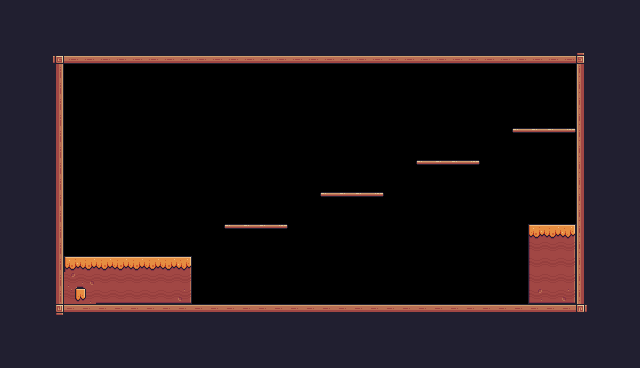

A 2D game scene composited from a Tiled map and its tileset images. What follows is a short description and the map's XML, with every tile layer's data as written:
An orthogonal 40x23 tile map with 16x16 px tiles, 1 tile layer (Background) and 26 objects (12x Fruit, 4x Platform, 2x Saw, Player, Checkpoint).

<map version="1.10" tiledversion="1.12.1" orientation="orthogonal" renderorder="right-down" width="40" height="23" tilewidth="16" tileheight="16" infinite="0" nextlayerid="4" nextobjectid="30">
 <tileset firstgid="1" source="Pixel.tsx" />
 <layer id="1" name="Background" width="40" height="23">
  <properties>
   <property name="BackgroundColor" value="Yellow" />
  </properties>
  <data encoding="csv">
24,24,24,24,24,24,24,24,24,24,24,24,24,24,24,24,24,24,24,24,24,24,24,24,24,24,24,24,24,24,24,24,24,24,24,24,24,24,24,24,
24,24,24,24,24,24,24,24,24,24,24,24,24,24,24,24,24,24,24,24,24,24,24,24,24,24,24,24,24,24,24,24,24,24,24,24,24,24,24,24,
24,24,24,24,24,24,24,24,24,24,24,24,24,24,24,24,24,24,24,24,24,24,24,24,24,24,24,24,24,24,24,24,24,24,24,24,24,24,24,24,
24,24,24,92,134,134,134,134,134,134,134,134,134,134,134,134,134,134,134,134,134,134,134,134,134,134,134,134,134,134,134,134,134,134,134,134,93,24,24,24,
24,24,24,113,0,0,0,0,0,0,0,0,0,0,0,0,0,0,0,0,0,0,0,0,0,0,0,0,0,0,0,0,0,0,0,0,111,24,24,24,
24,24,24,113,0,0,0,0,0,0,0,0,0,0,0,0,0,0,0,0,0,0,0,0,0,0,0,0,0,0,0,0,0,0,0,0,111,24,24,24,
24,24,24,113,0,0,0,0,0,0,0,0,0,0,0,0,0,0,0,0,0,0,0,0,0,0,0,0,0,0,0,0,0,0,0,0,111,24,24,24,
24,24,24,113,0,0,0,0,0,0,0,0,0,0,0,0,0,0,0,0,0,0,0,0,0,0,0,0,0,0,0,0,0,0,0,0,111,24,24,24,
24,24,24,113,0,0,0,0,0,0,0,0,0,0,0,0,0,0,0,0,0,0,0,0,0,0,0,0,0,0,0,0,40,41,41,42,111,24,24,24,
24,24,24,113,0,0,0,0,0,0,0,0,0,0,0,0,0,0,0,0,0,0,0,0,0,0,0,0,0,0,0,0,0,0,0,0,111,24,24,24,
24,24,24,113,0,0,0,0,0,0,0,0,0,0,0,0,0,0,0,0,0,0,0,0,0,0,40,41,41,42,0,0,0,0,0,0,111,24,24,24,
24,24,24,113,0,0,0,0,0,0,0,0,0,0,0,0,0,0,0,0,0,0,0,0,0,0,0,0,0,0,0,0,0,0,0,0,111,24,24,24,
24,24,24,113,0,0,0,0,0,0,0,0,0,0,0,0,0,0,0,0,40,41,41,42,0,0,0,0,0,0,0,0,0,0,0,0,111,24,24,24,
24,24,24,113,0,0,0,0,0,0,0,0,0,0,0,0,0,0,0,0,0,0,0,0,0,0,0,0,0,0,0,0,0,0,0,0,111,24,24,24,
24,24,24,113,0,0,0,0,0,0,0,0,0,0,40,41,41,42,0,0,0,0,0,0,0,0,0,0,0,0,0,0,0,95,96,97,111,24,24,24,
24,24,24,113,0,0,0,0,0,0,0,0,0,0,0,0,0,0,0,0,0,0,0,0,0,0,0,0,0,0,0,0,0,117,118,119,111,24,24,24,
24,24,24,113,95,96,96,96,96,96,96,97,0,0,0,0,0,0,0,0,0,0,0,0,0,0,0,0,0,0,0,0,0,117,118,119,111,24,24,24,
24,24,24,113,98,99,118,118,118,118,118,119,0,0,0,0,0,0,0,0,0,0,0,0,0,0,0,0,0,0,0,0,0,117,118,119,111,24,24,24,
24,24,24,113,120,121,140,140,140,140,140,141,0,0,0,0,0,0,0,0,0,0,0,0,0,0,0,0,0,0,0,0,0,139,140,141,111,24,24,24,
24,24,24,114,90,90,90,90,90,90,90,90,90,90,90,90,90,90,90,90,90,90,90,90,90,90,90,90,90,90,90,90,90,90,90,90,115,24,24,24,
24,24,24,24,24,24,24,24,24,24,24,24,24,24,24,24,24,24,24,24,24,24,24,24,24,24,24,24,24,24,24,24,24,24,24,24,24,24,24,24,
24,24,24,24,24,24,24,24,24,24,24,24,24,24,24,24,24,24,24,24,24,24,24,24,24,24,24,24,24,24,24,24,24,24,24,24,24,24,24,24,
24,24,24,24,24,24,24,24,24,24,24,24,24,24,24,24,24,24,24,24,24,24,24,24,24,24,24,24,24,24,24,24,24,24,24,24,24,24,24,24
</data>
 </layer>
 <objectgroup id="3" name="Collisions">
  <object id="4" x="48" y="64" width="16" height="256" />
  <object id="5" x="64" y="304" width="528" height="16" />
  <object id="6" x="576" y="48" width="16" height="256" />
  <object id="7" x="48" y="48" width="528" height="16" />
  <object id="8" x="64" y="256" width="128" height="48" />
  <object id="9" type="Platform" x="224" y="224" width="64" height="16" />
  <object id="10" type="Platform" x="320" y="192" width="64" height="16" />
  <object id="11" type="Platform" x="416" y="160" width="64" height="16" />
  <object id="12" type="Platform" x="512" y="128" width="64" height="16" />
  <object id="29" x="528" y="224" width="48" height="80" />
 </objectgroup>
 <objectgroup id="2" name="Spawnpoints">
  <object id="3" name="Player" type="Player" x="80" y="224" width="32" height="32" />
  <object id="14" name="Kiwi" type="Fruit" x="224" y="192" width="32" height="32" />
  <object id="15" name="Kiwi" type="Fruit" x="256" y="192" width="32" height="32" />
  <object id="16" name="Kiwi" type="Fruit" x="240" y="160" width="32" height="32" />
  <object id="17" name="Kiwi" type="Fruit" x="320" y="160" width="32" height="32" />
  <object id="18" name="Kiwi" type="Fruit" x="352" y="160" width="32" height="32" />
  <object id="19" name="Kiwi" type="Fruit" x="336" y="128" width="32" height="32" />
  <object id="20" name="Kiwi" type="Fruit" x="416" y="128" width="32" height="32" />
  <object id="21" name="Kiwi" type="Fruit" x="448" y="128" width="32" height="32" />
  <object id="22" name="Kiwi" type="Fruit" x="432" y="96" width="32" height="32" />
  <object id="23" name="Kiwi" type="Fruit" x="512" y="96" width="32" height="32" />
  <object id="24" name="Kiwi" type="Fruit" x="544" y="96" width="32" height="32" />
  <object id="25" name="Kiwi" type="Fruit" x="528" y="64" width="32" height="32" />
  <object id="26" name="Checkpoint" type="Checkpoint" x="512" y="160" width="64" height="64" />
  <object id="27" type="Saw" x="272" y="288" width="32" height="32">
   <properties>
    <property name="isVertical" type="bool" value="false" />
    <property name="offNeg" type="float" value="5" />
    <property name="offPos" type="float" value="14" />
   </properties>
  </object>
  <object id="28" type="Saw" x="384" y="288" width="32" height="32">
   <properties>
    <property name="isVertical" type="bool" value="false" />
    <property name="offNeg" type="float" value="7" />
    <property name="offPos" type="float" value="12" />
   </properties>
  </object>
 </objectgroup>
</map>
